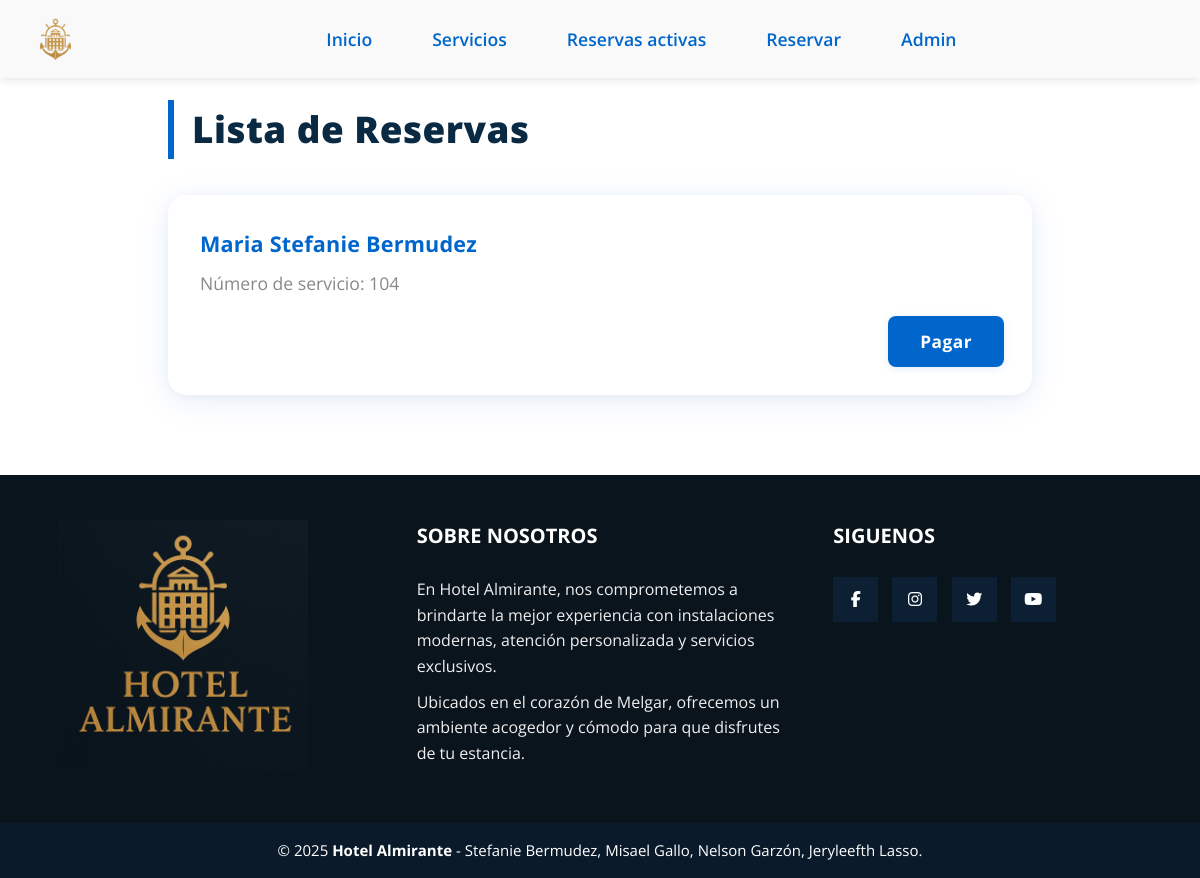
Before: /listas_reservas/ with the older database file.
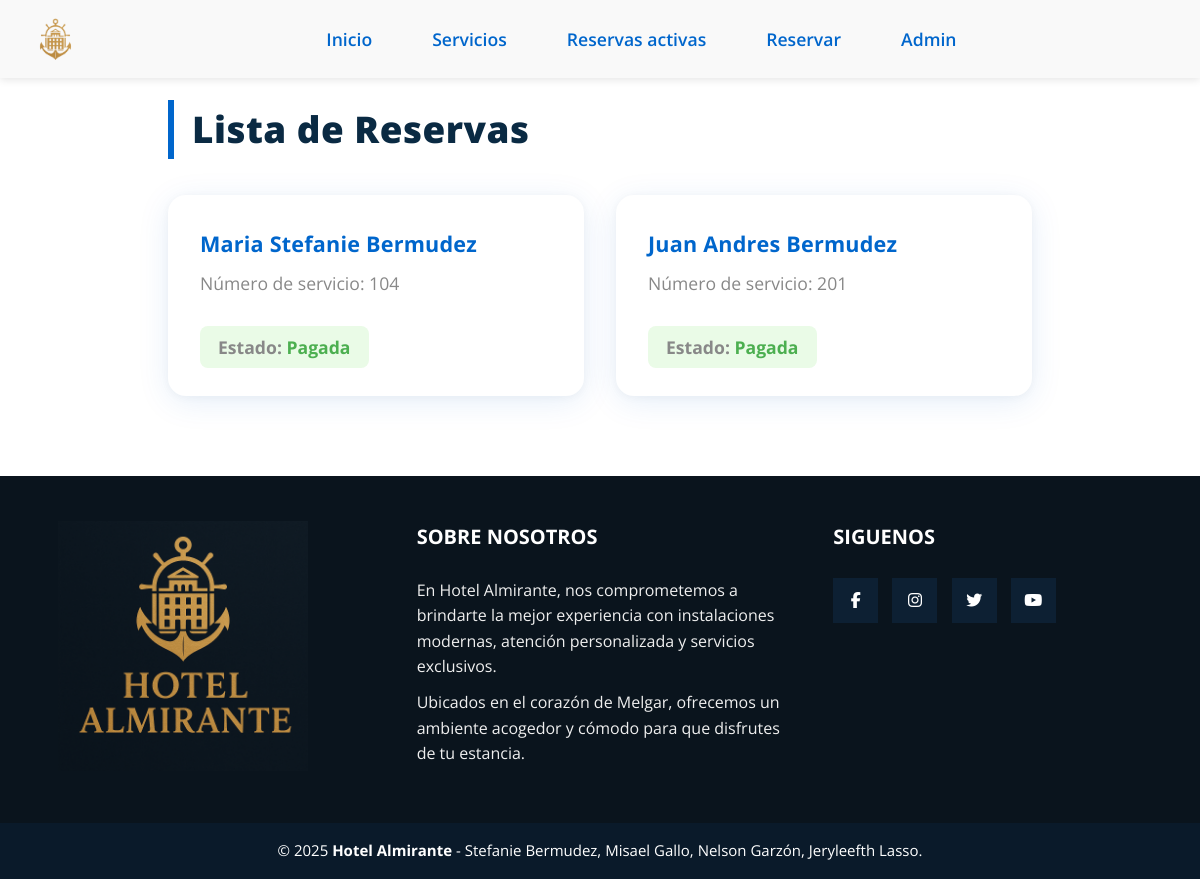
After: the same page with the newer database file.
### myapp/models.py (models this page shows, shortened)
class Reserva(models.Model):
    nombre= models.CharField(max_length=30)
    paga = models.BooleanField(default=False)
    identificacion= models.IntegerField(validators=[MinValueValidator(3)])
    codigo_reserva = models.CharField(max_length=20, unique=True, blank=True, default="")
    fechaInicio = models.DateField()
    fechaFin = models.DateField()
    servicio= models.ForeignKey(Servicio, on_delete=models.CASCADE,null=True, blank=True)

class Servicio(models.Model):
    tipo = models.IntegerField(choices=TiposServicios.choices,default=TiposServicios.HABITACION)
    valor = models.DecimalField(max_digits=10, decimal_places=2)
    personas = models.IntegerField(validators=[MinValueValidator(1)])
    especificacion = models.TextField(max_length=200)
    numero = models.IntegerField(unique=True)
    disponible = models.BooleanField(default= True)

### myapp/views.py (the view)
# urls.py: path('listas_reservas/', views.listaReservas,name='listas_reservas'),
def listaReservas(request):
    reservas = Reserva.objects.all()
    return render(request,'listas_reservas.html',{
        'reservas': reservas
    })

### myapp/templates/listas_reservas.html
{% extends 'layouts/plantilla.html' %}
{% block content %}
<section class="reservas-section main-content">
  <h2 class="section-title">Lista de Reservas</h2>
  <div class="reservas-grid">
    {% for res in reservas %}
      <div class="reserva-card">
        <h3 class="reserva-nombre">{{ res.nombre }}</h3>
        <p class="reserva-detalle">Número de servicio: {{ res.servicio.numero }}</p>
        {% if not res.paga %}
          <a href="{% url 'pagarReserva' codigo_reserva=res.codigo_reserva %}" class="btn-primary">Pagar</a>
        {% else %}
          <p class="reserva-pagada">Estado: <span style="color:#4caf50; font-weight:700;">Pagada</span></p>
        {% endif %}
      </div>
    {% empty %}
      <p>No hay reservas registradas.</p>
    {% endfor %}
  </div>
</section>
{% endblock %}

Changed rows visible on the page:
changed Reserva "Maria Stefanie Bermudez": paga "Pagar" → "Estado: Pagada"
added Reserva: nombre "Juan Andres Bermudez", servicio.numero "201", shows "Estado:", paga "Pagada"
